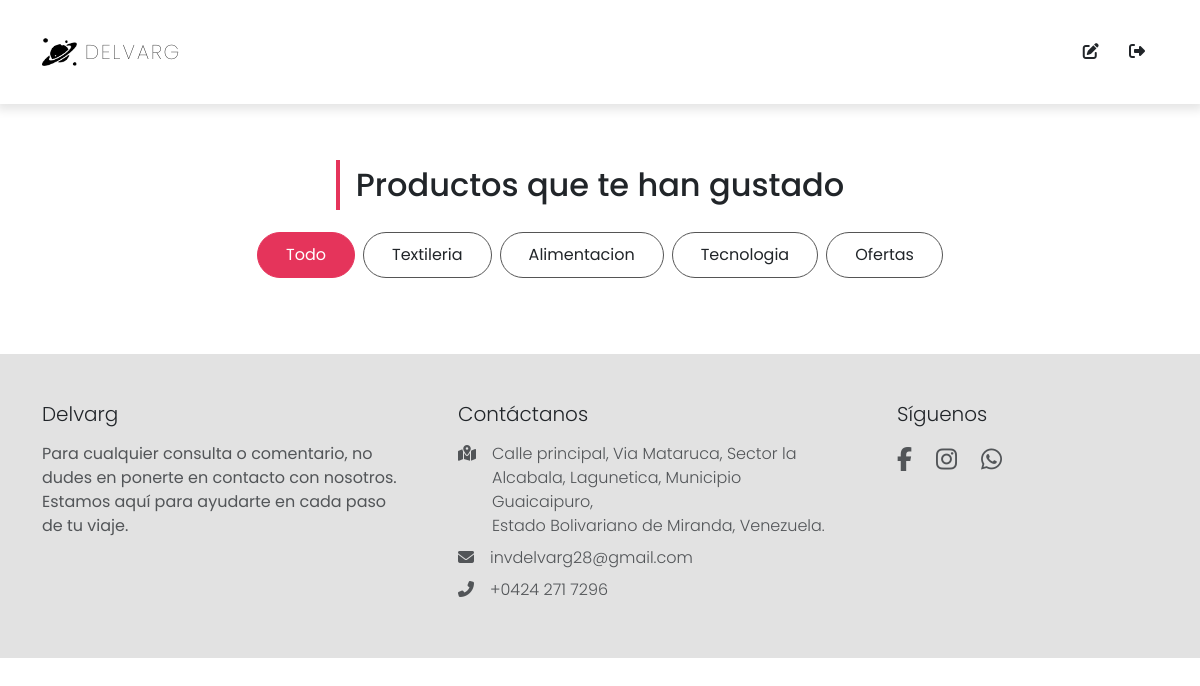
/heart (signed in), run on the app's committed database.
### website/models.py (models this page shows)
class Tags(db.Model):
    id = db.Column(db.Integer, primary_key=True)
    tag_name = db.Column(db.String(150))
    parent_tag_id = db.Column(db.Integer, db.ForeignKey("tags.id"))
    parent_tag = db.relationship(
        "Tags", remote_side=[id], backref=db.backref("child_tags", lazy="joined")
    )

### website/views.py (the view, shortened to what this page needs)
@views.route("/heart", methods=["GET", "POST"])
@login_required
def heart():
    nobars = True
    user_id = current_user.id
    main_tags = Tags.query.filter(Tags.parent_tag_id.is_(None)).all()
    cart_count = (
        Cart.query.with_entities(func.sum(Cart.quantity))
        .filter_by(user_id=user_id)
        .scalar()
        or 0
    )
    heart_count = Heart.query.filter(
        Heart.user_id == user_id, Heart.heart_state == "filled"
    ).count()
    liked_products = (
        Product.query.join(Heart, Product.id == Heart.product_id)
        .filter(Heart.user_id == user_id, Heart.heart_state == "filled")
        .all()
    )
    products_with_images = []
    return render_template(
        "heart.html",
        user=current_user,
        products=products_with_images,
        cart_count=cart_count,
        heart_count=heart_count,
        main_tags=main_tags,
        nobars=nobars,
    )

### website/__init__.py (called while the page is built)
def create_app():
    app = Flask(__name__)
    app.config["SECRET_KEY"] = "tuve fe chamo"
    app.config["SQLALCHEMY_DATABASE_URI"] = f"sqlite:///{DB_NAME}"
    db.init_app(app)
    from .views import views
    from .auth import auth
    app.register_blueprint(views, url_prefix="/")
    app.register_blueprint(auth, url_prefix="/")
    from .models import User, Cart
    with app.app_context():
        db.create_all()
    login_manager = LoginManager()
    login_manager.login_view = "auth.login"
    login_manager.init_app(app)
    @login_manager.user_loader
    def load_user(id):
        return User.query.get(int(id))
    return app

### website/templates/heart.html (shortened to what this page needs)
{% extends "base.html" %} {% block title %}Me gustan{% endblock %} {% block
content %}
<section id="collection" class="py-5 mt-5">
  <div class="title text-center" style="padding-top: 70px">
    <h2 class="position-relative d-inline-block">
      Productos que te han gustado
    </h2>
  </div>
  <div class="container">
    <div class="row g-0">
      <div
        class="d-flex flex-wrap justify-content-center mt-3 filter-button-group"
      >
        <button
          type="button"
          class="btn m-1 text-dark active-filter-btn"
          data-filter="*"
        >
          Todo
        </button>
        {% for main_tag in main_tags %}
        <button
          type="button"
          class="btn m-1 text-dark text-capitalize"
          data-filter=".{{ main_tag.tag_name }}"
        >
          {{ main_tag.tag_name }}
        </button>
        {% endfor %}
        <button type="button" class="btn m-1 text-dark" data-filter=".oferta">
          Ofertas
        </button>
      </div>
    </div>
  </div>
</section>
{% endblock %}

### website/static/css/styles.css (style rules this page uses)
:root { --lg-font: "Poppins", sans-serif; --sm-font: "Poppins", sans-serif; --pink: #e5345b; }
body { font-family: var(--sm-font); }
.btn:not(.nav-btns button) { background-color: #fff; color: rgb(85, 85, 85); padding: 10px 28px; border-radius: 25px; border: 1px solid rgb(85, 85, 85); }
.title h2::before { position: absolute; content: ""; width: 4px; height: 50px; background-color: var(--pink); left: -20px; top: 50%; -webkit-transform: translateY(-50%); -ms-transform: translateY(-50%); transform: translateY(-50%); }
.active-filter-btn { background-color: var(--pink) !important; color: #fff !important; border-color: var(--pink) !important; }

### data on the page
Tags: tag_name "Textileria"
Tags: tag_name "Alimentacion"
Tags: tag_name "Tecnologia"
